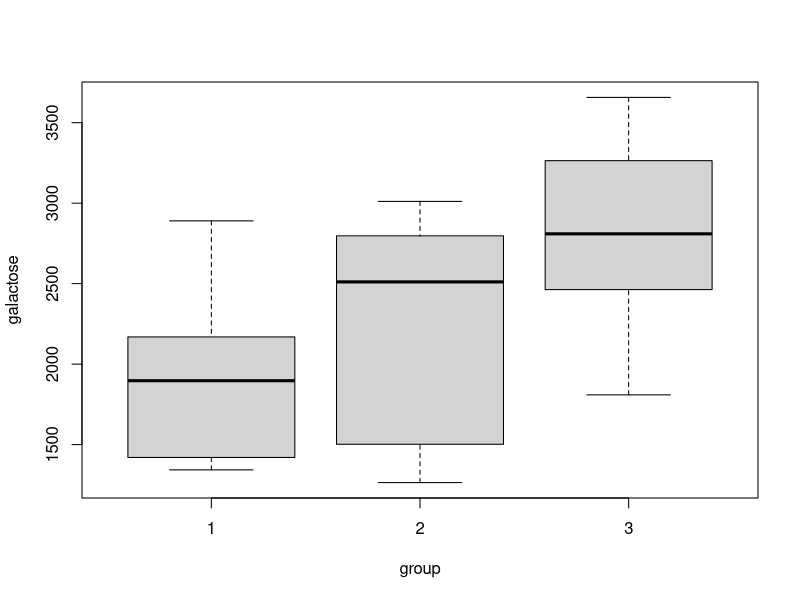

Generate this figure with R: (Note: this script raises an error after producing the figure.)
group <- c(rep(1, 9), rep(2, 11), rep(3, 20)); group
# Convert to factor
group <- as.factor(group); group
galactose <- c(1343,1393,1420,1641,1897,2160,2169,2279,2890,
               1264,1314,1399,1605,2385,2511,2514,2767,2827,2895,3011,
               1809,2850,1926,2964,2283,2973,2384,3171,2447,3257,2479,3271,2495,3288,
               2525,3358,2541,3643,2769,3657)
data <- data.frame(group, galactose); data
attach(data)

# ANOVA test
res <- aov(galactose~group)
summary(res)
# Boxplot
boxplot(galactose~group)
# Pair-wise test
TukeyHSD(res)

# Randomization test
k <- max(c(group)); k
ni <- rep(0, k)
for (i in 1:k)
  ni[i] <- sum(group == i)
ni
n <- sum(ni); n

f_stat <- function(groupIndex){
  # Mean overall
  x_bar <- mean(galactose)
  # Mean of each group
  xi_bar <- rep(0, k)
  for(i in 1:k)
    xi_bar[i] <- mean(subset(galactose, groupIndex == i))
  
  SST <- sum((galactose - x_bar)^2)
  SSG <- sum(ni*(xi_bar - x_bar)^2)
  SSE <- SST - SSG
  # Return f-statistic
  return ((SSG/(k - 1))/(SSE/(n - k)))
}

randomization <- function(B)
  return (replicate(B, f_stat(sample(group, n))))


# Tinh f-stat tren mau goc
f_sample <- f_stat(group); f_sample
# Randomization distribution
rand_dist <- randomization(10000); hist(rand_dist)
# Tinh pvalue
p_value <- sum(rand_dist >= f_sample)/length(rand_dist); p_value


